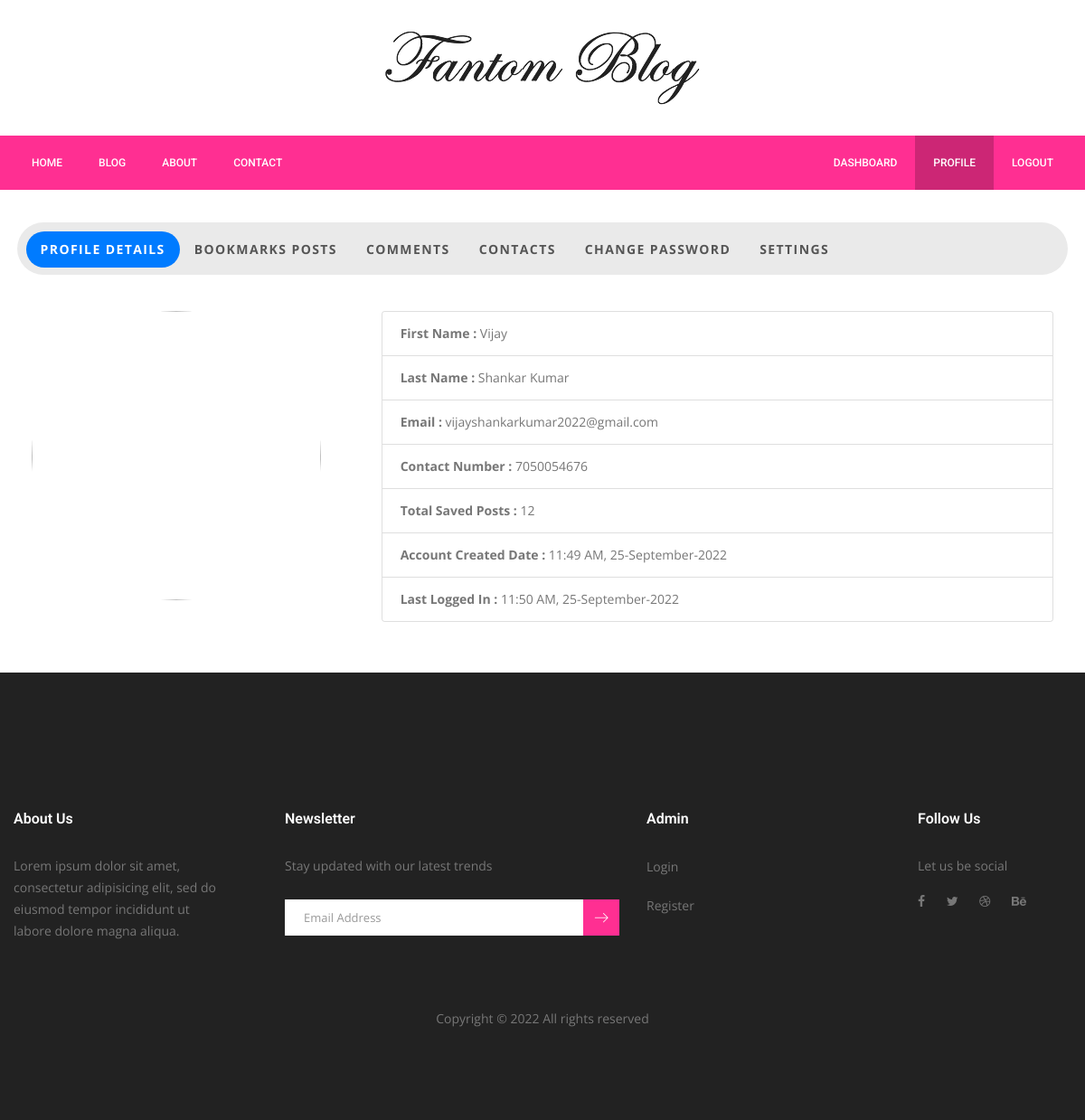
Screenshot of /profile (signed in) with the database file from the repository.
### server.py (models this page shows)
class User(UserMixin, db.Model):
    __tablename__ = 'users'
    id = db.Column(db.Integer, primary_key=True)
    admin = db.Column(db.Boolean, default=False, nullable=False)
    verify = db.Column(db.Boolean, default=False, nullable=False)
    active = db.Column(db.Boolean, default=True, nullable=False)
    secret_key = db.Column(db.String(250), default=uuid.uuid4().hex, nullable=False)
    created_date = db.Column(db.String(250), nullable=False)
    last_login = db.Column(db.String(250), nullable=False)
    firstName = db.Column(db.String(250), nullable=False)
    lastName = db.Column(db.String(250), nullable=False)
    email = db.Column(db.String(250), unique=True, nullable=False)
    phone = db.Column(db.String(15), unique=True, nullable=False)
    profile_image = db.Column(db.String(500), nullable=False)
    password = db.Column(db.String(250), nullable=False)
    contacts_info = db.relationship("Contact", back_populates="user")
    bookmark_info = db.relationship("Bookmark", back_populates="user")
    comment_info = db.relationship("Comment", back_populates="user")

### server.py (the view)
@app.route("/profile")
@login_required
def profile():
    contacts = Contact.query.order_by(desc(Contact.id)).all()
    contact_list = []
    for contact in (contacts):
        if contact.user_id == current_user.id:
            contact_list.append(contact)
    bookmarks_posts = Bookmark.query.order_by(desc(Bookmark.id)).filter_by(user_id=current_user.id).all()
    comments = Comment.query.order_by(desc(Comment.id)).filter_by(user_id=current_user.id).all()
    return render_template("blog/auth/profile.html", path=request.path, logged_in=current_user.is_authenticated, user=current_user, contact_list=contact_list, bookmarks_posts=bookmarks_posts, comments=comments)

### server.py (called while the page is built)
@login_manager.user_loader
def load_user(user_id):
    return User.query.get(user_id)

### templates/blog/auth/profile.html (shortened to what this page needs)
{% extends "blog/layouts/base.html" %} {% block content %}
<section class="contact_area" style="padding: 2rem 0">
  <div class="container">
    <div class="row">
      <div class="col-lg-12">
        <div class="p-1 bg-white rounded shadow mb-1">
          <ul
            id="myTab"
            role="tablist"
            class="nav nav-tabs nav-pills flex-column flex-sm-row text-center tab-style border-0 rounded-nav"
          >
            <li class="nav-item flex-sm-fill">
              <a
                id="home-tab"
                data-toggle="tab"
                href="#profile"
                role="tab"
                aria-controls="home"
                aria-selected="true"
                class="nav-link border-0 text-uppercase font-weight-bold active"
                >Profile Details</a
              >
            </li>
            <li class="nav-item flex-sm-fill">
              <a
                id="profile-tab"
                data-toggle="tab"
                href="#bookmark"
                role="tab"
                aria-controls="profile"
                aria-selected="false"
                class="nav-link border-0 text-uppercase font-weight-bold"
                >Bookmarks Posts</a
              >
            </li>
            <li class="nav-item flex-sm-fill">
              <a
                id="contact-tab"
                data-toggle="tab"
                href="#comments"
                role="tab"
                aria-controls="contact"
                aria-selected="false"
                class="nav-link border-0 text-uppercase font-weight-bold"
                >Comments</a
              >
            </li>
            <li class="nav-item flex-sm-fill">
              <a
                id="profile-tab"
                data-toggle="tab"
                href="#contact"
                role="tab"
                aria-controls="profile"
                aria-selected="false"
                class="nav-link border-0 text-uppercase font-weight-bold"
                >Contacts</a
              >
            </li>
            <li class="nav-item flex-sm-fill">
              <a
                id="contact-tab"
                data-toggle="tab"
                href="#password"
                role="tab"
                aria-controls="contact"
                aria-selected="false"
                class="nav-link border-0 text-uppercase font-weight-bold"
                >Change Password</a
              >
            </li>
            <li class="nav-item flex-sm-fill">
              <a
                id="contact-tab"
                data-toggle="tab"
                href="#settings"
                role="tab"
                aria-controls="contact"
                aria-selected="false"
                class="nav-link border-0 text-uppercase font-weight-bold"
                >Settings</a
              >
            </li>
          </ul>
          <div id="myTabContent" class="tab-content mt-4">
            <div
              id="profile"
              role="tabpanel"
              aria-labelledby="home-tab"
              class="tab-pane fade p-3 show active"
            >
              <div class="row">
                <div class="col-lg-4 pro-img-container">
                  <img
                    class="profile-img"
                    src="{{ user.profile_image }}"
                    alt=""
                  />
                </div>
                <div class="col-lg-8 profile-body">
                  <div class="card">
                    <ul class="list-group list-group-flush">
                      <li class="list-group-item">
                        <strong>First Name :</strong> {{ user.firstName }}
                      </li>
                      <li class="list-group-item">
                        <strong>Last Name :</strong> {{ user.lastName }}
                      </li>
                      <li class="list-group-item">
                        <strong>Email :</strong> {{ user.email }}
                      </li>
                      <li class="list-group-item">
                        <strong>Contact Number :</strong> {{ user.phone }}
                      </li>
                      <li class="list-group-item">
                        <strong>Total Saved Posts :</strong> 12
                      </li>
                      <li class="list-group-item">
                        <strong>Account Created Date :</strong> {{
                        user.created_date }}
                      </li>
                      <li class="list-group-item">
                        <strong>Last Logged In :</strong> {{ user.last_login }}
                      </li>
                    </ul>
                  </div>
                </div>
              </div>
            </div>
          </div>
        </div>
      </div>
    </div>
  </div>
</section>
{% endblock %}

### static/css/style.css (style rules this page uses)
a { text-decoration: none; -webkit-transition: all 0.3s ease-in-out; -o-transition: all 0.3s ease-in-out; transition: all 0.3s ease-in-out; }
body { line-height: 24px; font-size: 14px; font-family: "Open Sans", sans-serif; font-weight: normal; color: #777777; }
@media (min-width: 1200px) { .container { max-width: 1200px; } }
.header_area + section, .header_area + div { margin-top: 210px; }

### static/css/arunesh.css (style rules this page uses)
@media (min-width: 576px) { .rounded-nav { border-radius: 50rem !important; } }
@media (min-width: 576px) { .rounded-nav .nav-link { border-radius: 50rem !important; } }
.nav-pills .nav-link { color: #555; }
.text-uppercase { letter-spacing: 0.1em; }
.profile-img { border-radius: 50%; height: 320px; width: 320px; }
.tab-style { background-color: rgb(234, 234, 234); padding: 0.6rem; }

### rows the page displays
User: firstName "Vijay", lastName "Shankar Kumar", email "vijayshankarkumar2022@gmail.com", phone "7050054676", created_date "11:49 AM, 25-September-2022", last_login "11:50 AM, 25-September-2022"
